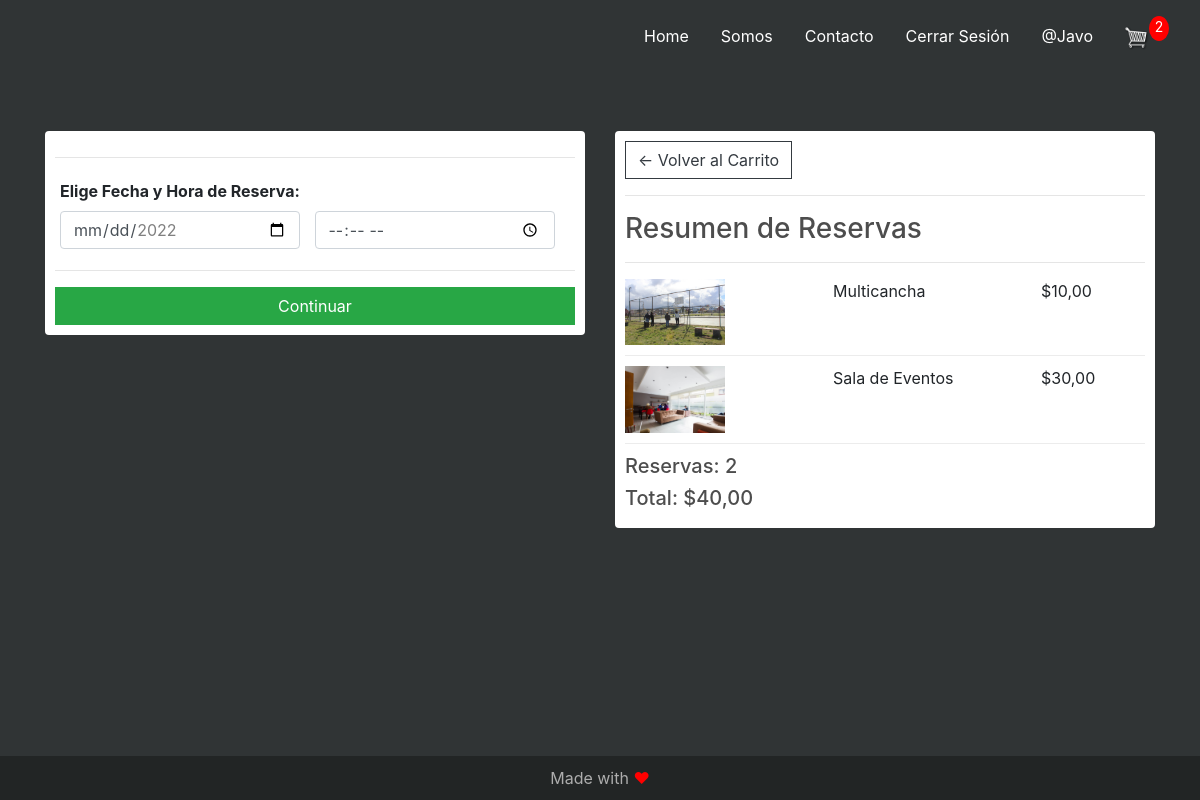
/pago/ (signed in), run on an earlier commit of the app's database.
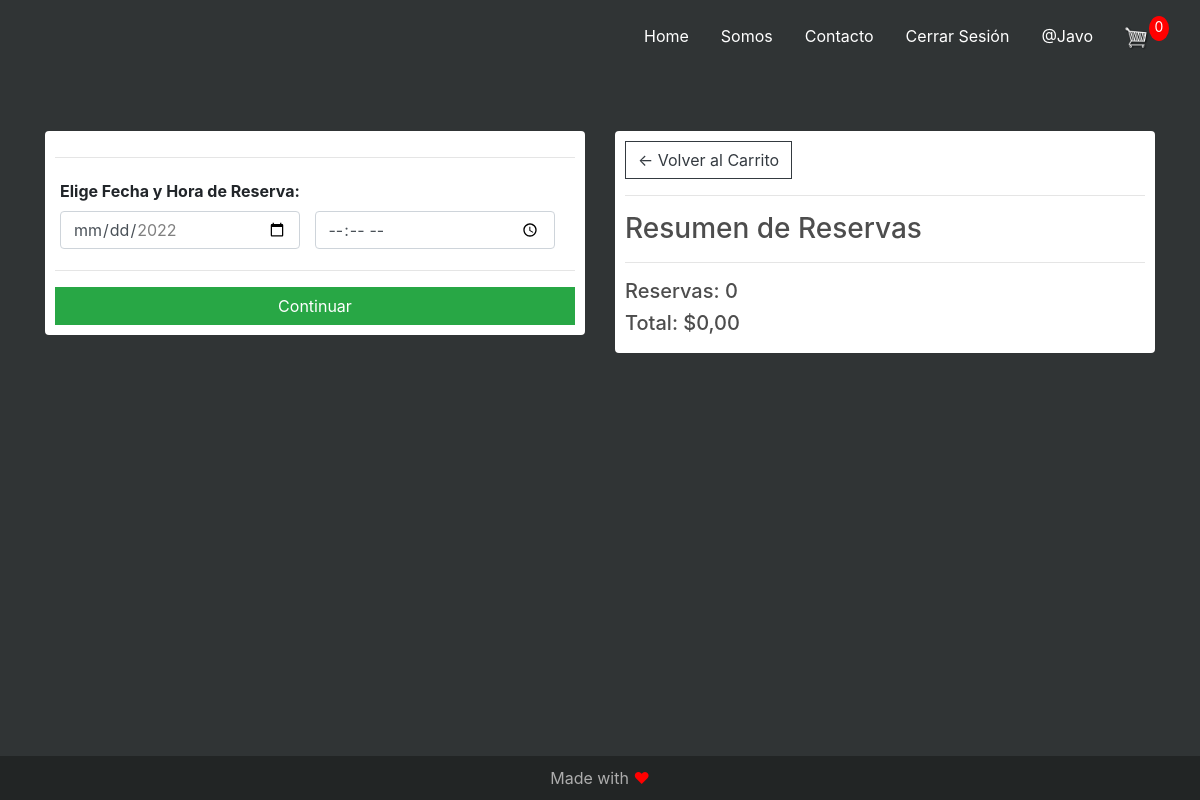
And on a later commit of the database.
### core/models.py (models this page shows, shortened)
class CantReserva(models.Model):
    espacio = models.ForeignKey(Espacio, on_delete=models.SET_NULL, null=True)
    reserva = models.ForeignKey(Reserva, on_delete=models.SET_NULL, null=True)
    cantidad = models.IntegerField(default=0, null=True, blank=True, editable=False)
    fecha_creacion = models.DateTimeField(auto_now_add=True)
    @property
    def obtener_total(self):
        total = self.espacio.precio * self.cantidad
        return total

class Espacio(models.Model):
    nombre = models.CharField(max_length=20)
    precio = models.DecimalField(max_digits=7, decimal_places=2, null=True, blank=True)
    aforo = models.PositiveIntegerField()
    descripcion = models.TextField(max_length=200)
    reservado = models.BooleanField(default=False, null=True, blank=True)
    imagen = models.ImageField(null=True, blank=True)
    @property
    def imageURL(self):
        try:
            url = self.imagen.url
        except:
            url = ''
        return url

class Reserva(models.Model):
    residente = models.ForeignKey(Residente, on_delete=models.CASCADE)
    fecha_pago = models.DateTimeField(auto_now_add=True)
    pagada = models.BooleanField(default=False)
    id_reserva = models.CharField(max_length=100, null=True)
    @property
    def compReserva(self):
        reservar = False
        cantreserva = self.cantreserva_set.all()
        for i in cantreserva:
            if i.espacio.reservado == False:
                reservar = True
        return reservar
    @property
    def obtener_total_carrito(self):
        cantreserva = self.cantreserva_set.all()
        total = sum([espacio.obtener_total for espacio in cantreserva])
        return total
    @property
    def obtener_total_espacios(self):
        cantreserva = self.cantreserva_set.all()
        total = sum([espacio.cantidad for espacio in cantreserva])
        return total

### core/decorators.py (the view)
    def wrapper_func(request, *args, **kwargs):
        group = None
        if request.user.groups.exists():
            group = request.user.groups.all()[0].name
        if group == 'admin':
            return redirect('/admin/')
        if group == 'conserje':
            return redirect('conserje')
        if group == 'directiva':
            return redirect('userDire')
        if group == 'residente':
            return view_func(request, *args, **kwargs)

### core/templatetags/core_extras.py (called while the page is built)
@register.filter(name='grupo')
def grupo(user, group_name):
    g = Group.objects.get(name=group_name)
    return True if g in user.groups.all() else False

### core/utils.py (called while the page is built)
def carritoData(request):
    if request.user.is_authenticated:
        residente = request.user.residente
        reserva, created = Reserva.objects.get_or_create(
            residente=residente, pagada=False)
        espacios = reserva.cantreserva_set.all()
        espaciosCarrito = reserva.obtener_total_espacios
    else:
        espacios = []
        reserva = {'obtener_total_carrito': 0, 'obtener_total_espacios': 0, 'reservar': False}
        espaciosCarrito = reserva['obtener_total_espacios']
    return {'espaciosCarrito':espaciosCarrito, 'reserva':reserva, 'espacios':espacios}

### core/views.py (called while the page is built)
@login_required(login_url='login')
@residente_only
def pago(request):
    data = carritoData(request)
    espacios = data['espacios']
    reserva = data['reserva']
    espaciosCarrito = data['espaciosCarrito']
    context = {'espacios': espacios, 'reserva': reserva,
               'espaciosCarrito': espaciosCarrito}
    return render(request, 'core/pago.html', context)

### core/templates/core/pago.html (shortened to what this page needs)
{% extends 'core/main.html' %}
{% load static %}
{% block content %}
<div class="container">
    <div class="row">
        <div class="col-lg-6">
            <div class="box-element" id="form-wrapper">
                <form id="form">
                    <div id="info-reserva">
                        <hr>
                        <div class="form-field">
                            <label for="start"><strong>Elige Fecha y Hora de Reserva:</strong></label>
                            <input class="form-control" type="date" name="fecha" min="2022-06-24"
                                max="2022-07-31">
                        </div>
                        <div class="form-field">
                            <input class="form-control" type="time" name="hora" min="10:00" max="24:00">
                        </div>
                    </div>
                    <hr>
                    <input id="form-button" class="btn btn-success btn-block" type="submit" value="Continuar">
                </form>
            </div>
            <br>
        </div>
        <div class="col-lg-6">
            <div class="box-element">
                <a class="btn btn-outline-dark" href="{% url 'carrito' %}">&#x2190; Volver al Carrito</a>
                <hr>
                <h3>Resumen de Reservas</h3>
                <hr>
                {% for espacio in espacios %}
                <div class="cart-row">
                    <div style="flex:2"><img class="row-image" src="{{espacio.espacio.imageURL}}"></div>
                    <div style="flex:2">
                        <p>{{espacio.espacio.nombre}}</p>
                    </div>
                    <div style="flex:1">
                        <p>${{espacio.espacio.precio|floatformat:2}}</p>
                    </div>
                </div>
                {% endfor %}
                <h5>Reservas: {{reserva.obtener_total_espacios}}</h5>
                <h5>Total: ${{reserva.obtener_total_carrito|floatformat:2}}</h5>
            </div>
        </div>
    </div>
</div>
{% endblock content %}

### core/templates/core/main.html (shortened to what this page needs)
<!DOCTYPE html>
{% load static %}
{% load bootstrap4 %}
{% load core_extras %}
<html>
<head>
  {% bootstrap_css %}
  <link rel="stylesheet" href="https://cdn.jsdelivr.net/npm/bootstrap@4.6.1/dist/css/bootstrap.min.css"
>
  <link rel="stylesheet" href="{% static 'core/css/main.css' %}">
  <link type="text/css" rel="stylesheet" href="{% static 'core/css/estilos.css' %}">
</head>
<body class="bg">
  <div class="container-fluid">
    <div class="row">
      <div class="col">
        <header>
          <ul class="nav justify-content-end">
            <li class="nav-item">
              <a class="nav-link active" aria-current="page" href="{% url 'home' %}">Home</a>
            </li>
            <li class="nav-item">
              <a class="nav-link active" aria-current="page" href="#">Somos</a>
            </li>
            <li class="nav-item">
              <a class="nav-link" href="#">Contacto</a>
            </li>
            {% if user.is_authenticated %}
            <li class="nav-item">
              <a class="nav-link" href="{% url 'logout' %}">Cerrar Sesión</a>
            </li>
            <li class="nav-item">
              <a class="nav-link" href="{% url 'user' %}">@{{ user.username }}</a>
            </li>
              {% if not request.user|grupo:"conserje" %}
              <li class="nav-item">
                <div class="form-inline my-2 my-lg-0">
                  <a href="{% url 'carrito' %}">
                    <img id="cart-icon" src="{% static 'images/cart.png' %}">
                  </a>
                  <p id="cart-total">{{espaciosCarrito}}</p>
                </div>
              </li>
              {% endif %}
            {% else %}
            <li class="nav-item">
              <a class="nav-link" href="{% url 'login' %}">Iniciar Sesión</a>
            </li>
            {% endif %}
          </ul>
        </header>
      </div>
    </div>
  </div>
  <div>
    {% block content %}
    {% endblock %}
  </div>
  <div class="row">
    <br><br><br><br>
  </div>
  <div class="foot">
    <footer>
      <p class="pie">Made with <span style="color: #ff0000;">&#10084;</span></i></p>
    </footer>
  </div>
</body>
</html>

### core/static/core/css/main.css (style rules this page uses)
body { background-color: hsl(0, 0%, 98%); }
h1,h2,h3,h4,h5,h6 { color:hsl(0, 0%, 30%); }
.box-element { background-color: #fff; border-radius: 4px; padding: 10px; }
#cart-icon { width:25px; display: inline-block; margin-left: 15px; }
#cart-total { display: block; text-align: center; color:#fff; background-color: red; width: 20px; height: 25px; border-radius: 50%; font-size: 14px; }
.col-lg-4, .col-lg-6, .col-lg-8, .col-lg-12 { margin-top: 10px; }
.btn { border-radius: 0; }
.form-field { width:250px; display: inline-block; padding: 5px; }

### core/static/core/css/estilos.css (style rules this page uses)
* { padding: 0px; }
body { overflow-x: hidden; }
body.bg { background-color: #303435; }
a { color: #FFF; }
header { padding-top: 1em; margin-right: 1em; margin-bottom: 4em; }
ul { justify-content: end; }
footer { position: fixed; left: 0; bottom: 0; width: 100%; background-color: #222525; text-align: center; max-height: 10%; }
p.pie { margin-top: 5px; margin-bottom: 5px; padding-top: 5px; padding-bottom: 5px; color: #adadad; }

What changed in the data, as far as the page shows it:
removed CantReserva: espacio.imageURL (picture), espacio.nombre "Multicancha", espacio.precio "10,00"
removed CantReserva: espacio.imageURL (picture), espacio.nombre "Sala de Eventos", espacio.precio "30,00"
removed Reserva: obtener_total_espacios "2", obtener_total_carrito "40,00"
added Reserva: obtener_total_espacios "0", obtener_total_carrito "0,00"
Also different on the page:
{{ espaciosCarrito }}: "2" → "0"
